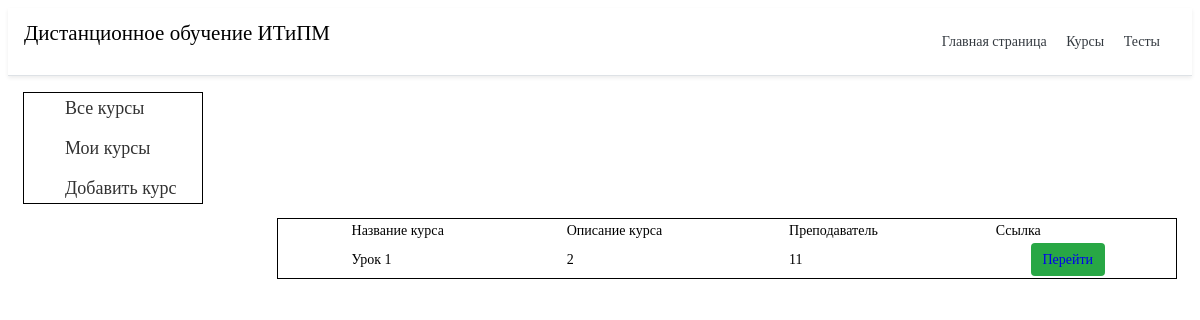
Screenshot of /course/ with the database file from the repository.
### cours/models.py (models this page shows, shortened)
class CoueseTable(models.Model):
    title = models.CharField('Название курса', max_length=75)
    task = models.TextField('Описание курса', max_length=250)
    teache = models.CharField('Преподаватель', max_length=50)
    class Meta:
        verbose_name = 'Курс'
        verbose_name_plural = 'Курсы'

### cours/views.py (the view)
# urls.py: path('', views.cour, name='kurs'),
def cour(request):
    ku = CoueseTable.objects.order_by('id')
    return render(request, 'cours/cours_home.html', {'ku': ku})

### cours/templates/cours/cours_home.html (shortened to what this page needs)
{% extends 'main/base.html' %}
{% block content %}
<div class="menu_gl">
	<ul class="menu">
		<li><a class="cours_menu_a" href="#">Все курсы</a></li>
		<li><a href="#">Мои курсы</a></li>
		<li><a href="{% url 'adk' %}">Добавить курс</a></li>
	</ul>
</div>
{% if ku%}
{% for el in ku %}
<table>
	<tr>
		<table class="iksweb">
			<tbody>
				<tr>
					<td class="table_na">Название курса</td>
					<td class="table_na">Описание курса</td>
					<td class="table_na">Преподаватель</td>
					<td class="table_na">Ссылка</td>
				</tr>
				<tr>
					<td class="table_na">{{ el.title }}</td>
					<td class="table_na">{{ el.task }}</td>
					<td class="table_na">{{ el.teache }}</td>
					<td class="table_na">
					<td class="btn btn-success"><a href="{% url 'datail' el.id %}">Перейти</a>
						</button></td>
				</tr>
			</tbody>
		</table>
	</tr>
</table>
{%endfor%}
{% else %}
<p>Вы не добавили курсов</p>
{%endif%}
{% endblock %}

### main/static/main/css/style.css (style rules this page uses)
a { text-decoration: none; display: inline-block; }
body { font-family: 'PT Serif', serif; font-weight: 400; font-size: 14px; line-height: 18px; color: #000; background-color: #fff; }
.btn { display: inline-block; color: #212529; text-align: center; -webkit-user-select: none; -moz-user-select: none; -ms-user-select: none; padding: .375rem .75rem; line-height: 1.5; border-radius: .25rem; transition: color .15s ease-in-out, background-color .15s ease-in-out, border-color .15s ease-in-out, box-shadow .15s ease-in-out; padding-left: 18px; }
.btn-success { color: #fff; background-color: #28a745; border-color: #28a745 }
.menu { border: 1px solid #000; max-width: 150px; }
.iksweb { border: 1px solid #000; max-width: 100%; float: right; width: 900px; }
.iksweb td { padding-left: 8%; }
.menu li { display: inline-block; }
.menu a { color: #323232; font-size: 18px; line-height: 28px; border: 1px solid transparent; transition: ALL .3s; }
.menu li+li { padding-top: 10px; }
.menu_gl { width: 180px; }

### rows the page displays
CoueseTable: title "Урок 1", task "2", teache "11"
